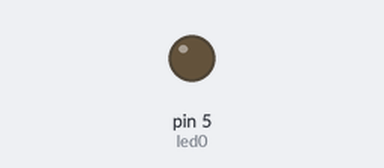
A sketch run on a simulated Arduino Uno, built with avr-gcc and run on an emulated ATmega328P. Parts: output pins drawn as LEDs (lit = HIGH).

Above: at 0.2 s.
At 39.2 s:
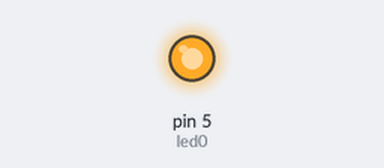
Timing chart, 0 to 39.7 s (numbered marks = the images above):
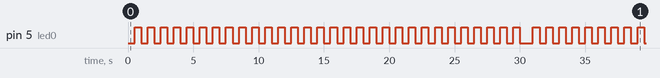

Measured:
- by itself, pin 5 (led0): repeats every 30.5 s: HIGH 0.50 s, LOW 1.0 s, 29 × (HIGH 0.50 s, LOW 0.50 s)
- by itself, everything shown: repeats every 15.0 s, in 30 steps

The sketch:

Exercici_7-Array_de__8_LEDs__sense_for_.ino
```cpp
/**********************************************************************************
**                                                                               **
**                              Array de 8 LEDs                                  **
**  NOM:Noa Garay Villarreal                                 DATA:10/03/2023     **
**********************************************************************************/
//********** Includes *************************************************************
//********** Variables ************************************************************
const byte led0 = 5;          // donar nom al pin 5 de l’Arduino
//********** Setup ****************************************************************
void setup()
{
  pinMode(led0, OUTPUT);     // definir el pin 5 com una sortida
}
//********** Loop *****************************************************************
void loop()
{
delay(500);

  digitalWrite(led0, HIGH);    // posar a 5V el pin 5
delay(500);
  digitalWrite(led0, LOW);    // posar a 0V el pin 5  1
delay(500);
  digitalWrite(led0, HIGH);    // posar a 5V el pin 5
delay(500);
  digitalWrite(led0, LOW);    // posar a 0V el pin 5  2
delay(500);
  digitalWrite(led0, HIGH);    // posar a 5V el pin 5
delay(500);
  digitalWrite(led0, LOW);    // posar a 0V el pin 5  3
delay(500);
  digitalWrite(led0, HIGH);    // posar a 5V el pin 5
delay(500);
  digitalWrite(led0, LOW);    // posar a 0V el pin 5  4
delay(500);
  digitalWrite(led0, HIGH);    // posar a 5V el pin 5
delay(500);
  digitalWrite(led0, LOW);    // posar a 0V el pin 5  5
delay(500);
  digitalWrite(led0, HIGH);    // posar a 5V el pin 5
delay(500);
  digitalWrite(led0, LOW);    // posar a 0V el pin 5  6
delay(500);
  digitalWrite(led0, HIGH);    // posar a 5V el pin 5
delay(500);
  digitalWrite(led0, LOW);    // posar a 0V el pin 5  7
delay(500);
  digitalWrite(led0, HIGH);    // posar a 5V el pin 5
delay(500);
  digitalWrite(led0, LOW);    // posar a 0V el pin 5  8
delay(500);
  digitalWrite(led0, HIGH);    // posar a 5V el pin 5
delay(500);
  digitalWrite(led0, LOW);    // posar a 0V el pin 5  9
delay(500);
  digitalWrite(led0, HIGH);    // posar a 5V el pin 5
delay(500);
  digitalWrite(led0, LOW);    // posar a 0V el pin 5  10
delay(500);
  digitalWrite(led0, HIGH);    // posar a 5V el pin 5
delay(500);
  digitalWrite(led0, LOW);    // posar a 0V el pin 5  11
delay(500);
  digitalWrite(led0, HIGH);    // posar a 5V el pin 5
delay(500);
  digitalWrite(led0, LOW);    // posar a 0V el pin 5  12
delay(500);
  digitalWrite(led0, HIGH);    // posar a 5V el pin 5
delay(500);
  digitalWrite(led0, LOW);    // posar a 0V el pin 5  13
delay(500);
  digitalWrite(led0, HIGH);    // posar a 5V el pin 5
delay(500);
  digitalWrite(led0, LOW);    // posar a 0V el pin 5  14
delay(500);
  digitalWrite(led0, HIGH);    // posar a 5V el pin 5
delay(500);
  digitalWrite(led0, LOW);    // posar a 0V el pin 5  15
delay(500);
  digitalWrite(led0, HIGH);    // posar a 5V el pin 5
delay(500);
  digitalWrite(led0, LOW);    // posar a 0V el pin 5  16
delay(500);
  digitalWrite(led0, HIGH);    // posar a 5V el pin 5
delay(500);
  digitalWrite(led0, LOW);    // posar a 0V el pin 5  17
delay(500);
  digitalWrite(led0, HIGH);    // posar a 5V el pin 5
delay(500);
  digitalWrite(led0, LOW);    // posar a 0V el pin 5  18
delay(500);
  digitalWrite(led0, HIGH);    // posar a 5V el pin 5
delay(500);
  digitalWrite(led0, LOW);    // posar a 0V el pin 5  19
delay(500);
  digitalWrite(led0, HIGH);    // posar a 5V el pin 5
delay(500);
  digitalWrite(led0, LOW);    // posar a 0V el pin 5  20
delay(500);
  digitalWrite(led0, HIGH);    // posar a 5V el pin 5
delay(500);
  digitalWrite(led0, LOW);    // posar a 0V el pin 5  21
delay(500);
  digitalWrite(led0, HIGH);    // posar a 5V el pin 5
delay(500);
  digitalWrite(led0, LOW);    // posar a 0V el pin 5  22
delay(500);
  digitalWrite(led0, HIGH);    // posar a 5V el pin 5
delay(500);
  digitalWrite(led0, LOW);    // posar a 0V el pin 5  23
delay(500);
  digitalWrite(led0, HIGH);    // posar a 5V el pin 5
delay(500);
  digitalWrite(led0, LOW);    // posar a 0V el pin 5  24
delay(500);
  digitalWrite(led0, HIGH);    // posar a 5V el pin 5
delay(500);
  digitalWrite(led0, LOW);    // posar a 0V el pin 5  25
delay(500);
  digitalWrite(led0, HIGH);    // posar a 5V el pin 5
delay(500);
  digitalWrite(led0, LOW);    // posar a 0V el pin 5  26
delay(500);
  digitalWrite(led0, HIGH);    // posar a 5V el pin 5
delay(500);
  digitalWrite(led0, LOW);    // posar a 0V el pin 5  27
delay(500);
  digitalWrite(led0, HIGH);    // posar a 5V el pin 5
delay(500);
  digitalWrite(led0, LOW);    // posar a 0V el pin 5  28
delay(500);
  digitalWrite(led0, HIGH);    // posar a 5V el pin 5
delay(500);
  digitalWrite(led0, LOW);    // posar a 0V el pin 5  29
delay(500);
  digitalWrite(led0, HIGH);    // posar a 5V el pin 5
delay(500);
  digitalWrite(led0, LOW);    // posar a 0V el pin 5  30
delay(500);
}
//********** Funcions *************************************************************
```
